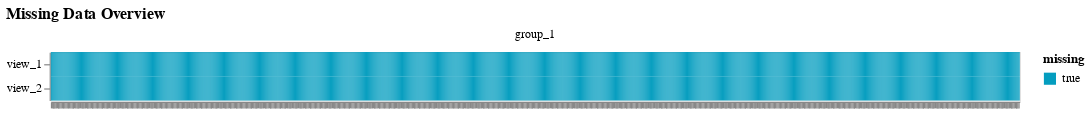
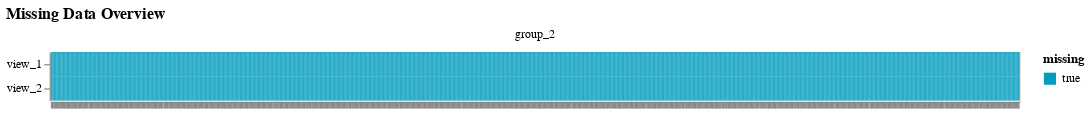

The notebook cell saved with these charts, in order:
### Markdown cell above
## Model Fitting

### Code cell
# Run model with MuData object
model = CORE(device="cuda")
model.fit(
    n_factors=3,
    data=data,
    factor_prior="Horseshoe",
    weight_prior="SnS",
    lr=0.005,
    early_stopper_patience=500,
    print_every=20,
    center_groups=True,
    scale_views=False,
    scale_groups=True,
    max_epochs=1000,
    init_factors="random",
    init_scale=0.1,
    save=True,
)

### Figure 1 — Vega specification as saved in the notebook (floating-point values rounded to 4 significant figures; data arrays with more than 128 entries replaced by an {"elided": "..."} marker saying what was removed)
{"$schema": "https://vega.github.io/schema/vega/v5.json", "data": [{"name": "source_0", "values": {"elided": "1992 records"}}, {"name": "facet_domain", "values": [{"group": "group_1", "count": 1992}]}, {"name": "facet_domain_row", "values": [{"data": 0.0}]}, {"name": "facet_domain_column", "transform": [{"type": "sequence", "start": 0.0, "stop": {"signal": "min(length(data(\"facet_domain\")), 3)"}}]}, {"name": "source_0_x_domain_obs_name", "values": {"elided": "996 records"}}, {"name": "source_0_y_domain_view", "values": [{"view": "view_1"}, {"view": "view_2"}]}, {"name": "source_0_color_domain_missing", "values": [{"missing": true}]}], "signals": [{"name": "child_width", "value": 800}, {"name": "y_step", "value": 20}, {"name": "child_height", "update": "bandspace(domain('y').length, 0, 0) * y_step"}], "marks": [{"type": "group", "name": "row_header", "from": {"data": "facet_domain_row"}, "encode": {"update": {"height": {"signal": "child_height"}}}, "axes": [{"scale": "y", "grid": false, "orient": "left", "zindex": 1}], "role": "row-header"}, {"type": "group", "name": "column_footer", "from": {"data": "facet_domain_column"}, "encode": {"update": {"width": {"signal": "child_width"}}}, "axes": [{"scale": "x", "grid": false, "orient": "bottom", "labels": false, "labelAlign": "right", "labelAngle": 270, "labelBaseline": "middle", "zindex": 1}], "role": "column-footer"}, {"type": "group", "name": "cell", "from": {"facet": {"data": "source_0", "name": "facet", "groupby": ["group"]}}, "sort": {"field": ["datum[\"group\"]"], "order": ["ascending"]}, "encode": {"update": {"height": {"signal": "child_height"}, "width": {"signal": "child_width"}}}, "marks": [{"type": "rect", "name": "child_marks", "from": {"data": "facet"}, "encode": {"update": {"height": {"signal": "max(0.25, bandwidth('y'))"}, "x": {"field": "obs_name", "scale": "x"}, "y": {"field": "view", "scale": "y"}, "width": {"signal": "max(0.25, bandwidth('x'))"}, "fill": {"field": "missing", "scale": "color"}}}, "style": ["rect"]}], "title": {"text": {"signal": "isValid(parent[\"group\"]) ? parent[\"group\"] : \"\"+parent[\"group\"]"}, "frame": "group", "offset": 10, "style": "guide-label"}, "style": "cell"}], "scales": [{"name": "x", "type": "band", "domain": {"data": "source_0_x_domain_obs_name", "field": "obs_name", "sort": true}, "range": [0, {"signal": "child_width"}], "paddingInner": 0, "paddingOuter": 0}, {"name": "y", "type": "band", "domain": {"data": "source_0_y_domain_view", "field": "view", "sort": true}, "range": {"step": {"signal": "y_step"}}, "paddingOuter": 0, "paddingInner": 0}, {"name": "color", "type": "ordinal", "domain": {"data": "source_0_color_domain_missing", "field": "missing", "sort": true}, "range": ["#049DBF", "#023373"]}], "title": {"text": "Missing Data Overview", "anchor": "start"}, "legends": [{"fill": "color", "symbolType": "square", "title": "missing"}], "background": "white", "padding": 5, "layout": {"padding": 20, "bounds": "full", "align": "all", "columns": 3}}

### Figure 2 — Vega specification as saved in the notebook (floating-point values rounded to 4 significant figures; data arrays with more than 128 entries replaced by an {"elided": "..."} marker saying what was removed)
{"$schema": "https://vega.github.io/schema/vega/v5.json", "data": [{"name": "source_0", "values": {"elided": "2374 records"}}, {"name": "facet_domain", "values": [{"group": "group_2", "count": 2374}]}, {"name": "facet_domain_row", "values": [{"data": 0.0}]}, {"name": "facet_domain_column", "transform": [{"type": "sequence", "start": 0.0, "stop": {"signal": "min(length(data(\"facet_domain\")), 3)"}}]}, {"name": "source_0_x_domain_obs_name", "values": {"elided": "1187 records"}}, {"name": "source_0_y_domain_view", "values": [{"view": "view_1"}, {"view": "view_2"}]}, {"name": "source_0_color_domain_missing", "values": [{"missing": true}]}], "signals": [{"name": "child_width", "value": 800}, {"name": "y_step", "value": 20}, {"name": "child_height", "update": "bandspace(domain('y').length, 0, 0) * y_step"}], "marks": [{"type": "group", "name": "row_header", "from": {"data": "facet_domain_row"}, "encode": {"update": {"height": {"signal": "child_height"}}}, "axes": [{"scale": "y", "orient": "left", "zindex": 1, "grid": false}], "role": "row-header"}, {"type": "group", "name": "column_footer", "from": {"data": "facet_domain_column"}, "encode": {"update": {"width": {"signal": "child_width"}}}, "axes": [{"scale": "x", "orient": "bottom", "labelAngle": 270, "grid": false, "labelBaseline": "middle", "labels": false, "labelAlign": "right", "zindex": 1}], "role": "column-footer"}, {"type": "group", "name": "cell", "from": {"facet": {"data": "source_0", "name": "facet", "groupby": ["group"]}}, "sort": {"field": ["datum[\"group\"]"], "order": ["ascending"]}, "encode": {"update": {"height": {"signal": "child_height"}, "width": {"signal": "child_width"}}}, "marks": [{"type": "rect", "name": "child_marks", "from": {"data": "facet"}, "encode": {"update": {"height": {"signal": "max(0.25, bandwidth('y'))"}, "fill": {"field": "missing", "scale": "color"}, "width": {"signal": "max(0.25, bandwidth('x'))"}, "x": {"field": "obs_name", "scale": "x"}, "y": {"field": "view", "scale": "y"}}}, "style": ["rect"]}], "title": {"text": {"signal": "isValid(parent[\"group\"]) ? parent[\"group\"] : \"\"+parent[\"group\"]"}, "offset": 10, "frame": "group", "style": "guide-label"}, "style": "cell"}], "scales": [{"name": "x", "type": "band", "domain": {"data": "source_0_x_domain_obs_name", "field": "obs_name", "sort": true}, "range": [0, {"signal": "child_width"}], "paddingInner": 0, "paddingOuter": 0}, {"name": "y", "type": "band", "domain": {"data": "source_0_y_domain_view", "field": "view", "sort": true}, "range": {"step": {"signal": "y_step"}}, "paddingOuter": 0, "paddingInner": 0}, {"name": "color", "type": "ordinal", "domain": {"data": "source_0_color_domain_missing", "field": "missing", "sort": true}, "range": ["#049DBF", "#023373"]}], "title": {"text": "Missing Data Overview", "anchor": "start"}, "legends": [{"fill": "color", "symbolType": "square", "title": "missing"}], "padding": 5, "background": "white", "layout": {"padding": 20, "bounds": "full", "align": "all", "columns": 3}}
